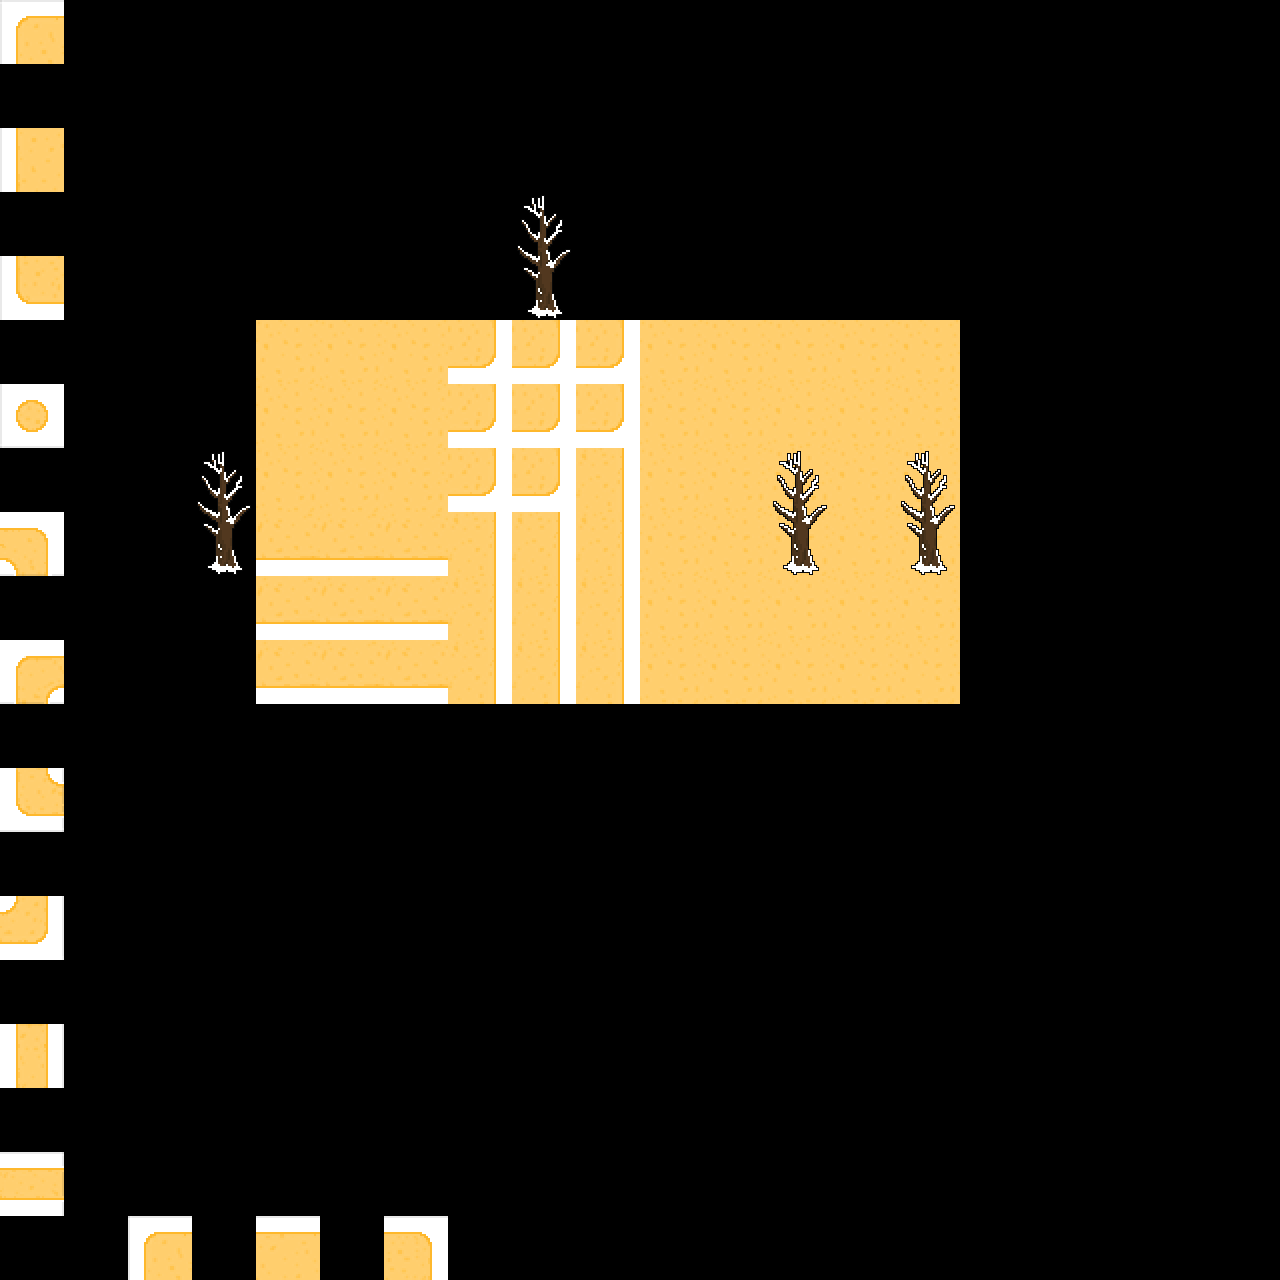

A level layout from a 2D game, rendered from its tile map. Below: a short description, then the map file with its tile-grid data intact:
An orthogonal 20x20 tile map with 64x64 px tiles, 2 tile layers (Tile Layer 1, Tile Layer 2), 2 tilesets.

<map version="1.0" tiledversion="1.0.1" orientation="orthogonal" renderorder="left-down" width="20" height="20" tilewidth="64" tileheight="64" nextobjectid="1">
 <tileset firstgid="1" source="../Tiled_Tileset/base.tsx" />
 <tileset firstgid="17" source="../Tiled_Tileset/tree.tsx" />
 <layer name="Tile Layer 1" width="20" height="20">
  <data encoding="csv">
1,0,0,0,0,0,0,0,0,0,0,0,0,0,0,0,0,0,0,0,
0,0,0,0,0,0,0,0,0,0,0,0,0,0,0,0,0,0,0,0,
5,0,0,0,0,0,0,0,0,0,0,0,0,0,0,0,0,0,0,0,
0,0,0,0,0,0,0,0,0,0,0,0,0,0,0,0,0,0,0,0,
9,0,0,0,0,0,0,0,0,0,0,0,0,0,0,0,0,0,0,0,
0,0,0,0,6,6,6,11,11,11,6,6,6,6,6,0,0,0,0,0,
13,0,0,0,6,6,6,11,11,11,6,6,6,6,6,0,0,0,0,0,
0,0,0,0,6,6,6,11,11,7,6,6,6,6,6,0,0,0,0,0,
14,0,0,0,10,10,10,7,7,7,6,6,6,6,6,0,0,0,0,0,
0,0,0,0,10,10,10,7,7,7,6,6,6,6,6,0,0,0,0,0,
15,0,0,0,10,10,10,7,7,7,6,6,6,6,6,0,0,0,0,0,
0,0,0,0,0,0,0,0,0,0,0,0,0,0,0,0,0,0,0,0,
16,0,0,0,0,0,0,0,0,0,0,0,0,0,0,0,0,0,0,0,
0,0,0,0,0,0,0,0,0,0,0,0,0,0,0,0,0,0,0,0,
12,0,0,0,0,0,0,0,0,0,0,0,0,0,0,0,0,0,0,0,
0,0,0,0,0,0,0,0,0,0,0,0,0,0,0,0,0,0,0,0,
8,0,0,0,0,0,0,0,0,0,0,0,0,0,0,0,0,0,0,0,
0,0,0,0,0,0,0,0,0,0,0,0,0,0,0,0,0,0,0,0,
4,0,0,0,0,0,0,0,0,0,0,0,0,0,0,0,0,0,0,0,
0,0,1,0,2,0,3,0,0,0,0,0,0,0,0,0,0,0,0,0
</data>
 </layer>
 <layer name="Tile Layer 2" width="20" height="20">
  <data encoding="csv">
0,0,0,0,0,0,0,0,0,0,0,0,0,0,0,0,0,0,0,0,
0,0,0,0,0,0,0,0,0,0,0,0,0,0,0,0,0,0,0,0,
0,0,0,0,0,0,0,0,0,0,0,0,0,0,0,0,0,0,0,0,
0,0,0,0,0,0,0,0,17,0,0,0,0,0,0,0,0,0,0,0,
0,0,0,0,0,0,0,0,18,0,0,0,0,0,0,0,0,0,0,0,
0,0,0,0,0,0,0,0,0,0,0,0,0,0,0,0,0,0,0,0,
0,0,0,0,0,0,0,0,0,0,0,0,0,0,0,0,0,0,0,0,
0,0,0,17,0,0,0,0,0,0,0,0,17,0,17,0,0,0,0,0,
0,0,0,18,0,0,0,0,0,0,0,0,18,0,18,0,0,0,0,0,
0,0,0,0,0,0,0,0,0,0,0,0,0,0,0,0,0,0,0,0,
0,0,0,0,0,0,0,0,0,0,0,0,0,0,0,0,0,0,0,0,
0,0,0,0,0,0,0,0,0,0,0,0,0,0,0,0,0,0,0,0,
0,0,0,0,0,0,0,0,0,0,0,0,0,0,0,0,0,0,0,0,
0,0,0,0,0,0,0,0,0,0,0,0,0,0,0,0,0,0,0,0,
0,0,0,0,0,0,0,0,0,0,0,0,0,0,0,0,0,0,0,0,
0,0,0,0,0,0,0,0,0,0,0,0,0,0,0,0,0,0,0,0,
0,0,0,0,0,0,0,0,0,0,0,0,0,0,0,0,0,0,0,0,
0,0,0,0,0,0,0,0,0,0,0,0,0,0,0,0,0,0,0,0,
0,0,0,0,0,0,0,0,0,0,0,0,0,0,0,0,0,0,0,0,
0,0,0,0,0,0,0,0,0,0,0,0,0,0,0,0,0,0,0,0
</data>
 </layer>
</map>
